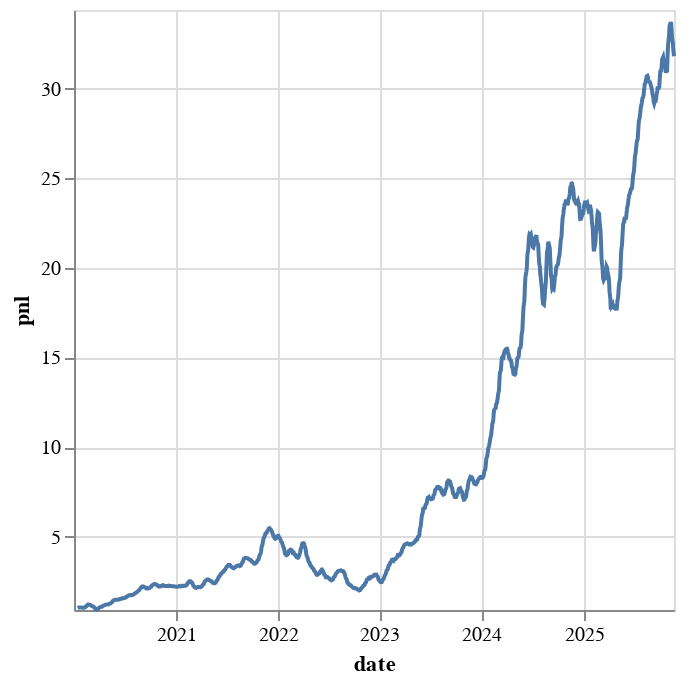

Notebook cell for this chart:
### Code cell
nvda_pnl = list(
    (results.asset_returns.by_security["NVDA"].as_series() + 1)
    .cum_prod()
    .rolling_mean(10, min_samples=10)
)
print(nvda_pnl)

nvda_pnl_values = [x for x in nvda_pnl if x is not None]

print(nvda_pnl_values)

dates = ewma_backtest.market_view.periods.array

alt.Chart(pl.DataFrame({"pnl": nvda_pnl, "date": dates})).mark_line().encode(
    x="date",
    y=alt.Y(
        "pnl",
        scale=alt.Scale(
            domain=[min(nvda_pnl_values) * 0.98, max(nvda_pnl_values) * 1.02],
            clamp=True,
        ),
    ),
)

### Figure 1 — Vega-Lite specification as saved in the notebook (floating-point values rounded to 4 significant figures; data arrays with more than 128 entries replaced by an {"elided": "..."} marker saying what was removed)
{"config": {"view": {"continuousWidth": 300, "continuousHeight": 300}}, "data": {"name": "data-edd3732c7bce8d6aca75fb53f5c8045c"}, "mark": {"type": "line"}, "encoding": {"x": {"field": "date", "type": "temporal"}, "y": {"field": "pnl", "scale": {"clamp": true, "domain": [0.9132, 34.38]}, "type": "quantitative"}}, "$schema": "https://vega.github.io/schema/vega-lite/v5.20.1.json", "datasets": {"data-edd3732c7bce8d6aca75fb53f5c8045c": {"elided": "1536 records"}}}
